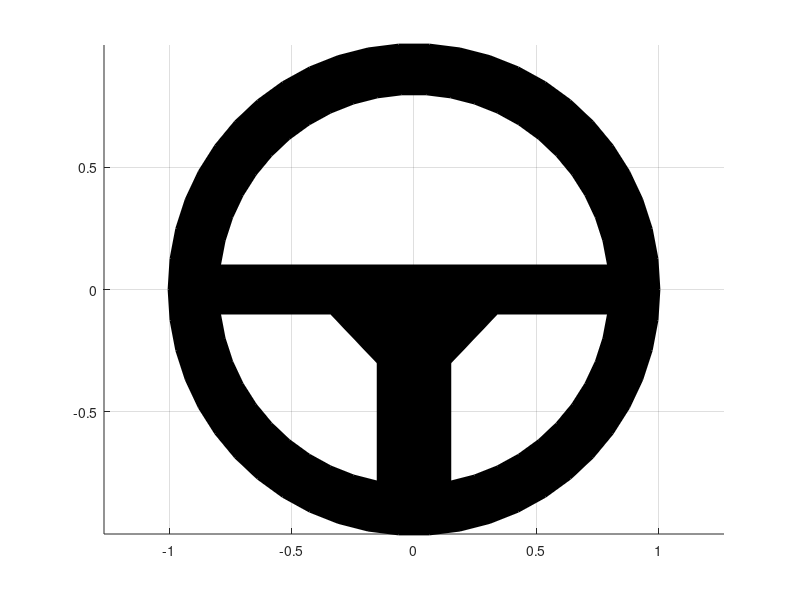

The MATLAB source for this figure:
%% 
% Define the steering wheel center and radius
center = [0 0];
radius = 1;

% Define the number of spokes for the wheel
spokes = 50;

% Define the angle for each spoke
theta = (2*pi)/spokes;

% Pre-allocate arrays to store the x and y coordinates of each spoke
x_spokes = zeros(spokes, 1);
y_spokes = zeros(spokes, 1);

x_spokes_internal = zeros(spokes, 1);
y_spokes_internal = zeros(spokes, 1);
% Generate the x and y coordinates of each spoke
for i = 1:spokes+1
    x_spokes(i) = center(1) + radius*cos((i-1)*theta);
    y_spokes(i) = center(2) + radius*sin((i-1)*theta);
    
    x_spokes_internal(i) = center(1) + (radius- 0.2)*cos((i-1)*theta);
    y_spokes_internal(i) = center(2) + (radius- 0.2)*sin((i-1)*theta);
end
X = [x_spokes, x_spokes_internal];
Y = [y_spokes, y_spokes_internal];
X_patch = [-0.8 0.8 0.8 0.34 0.15 0.15 -0.15 -0.15 -0.34 -0.8 -0.8];
Y_patch = [0.1 0.1 -0.1 -0.1 -0.3 -0.8 -0.8 -0.3 -0.1 -0.1 0.1];
save('coordinateX_steering.mat', 'X')
save('coordinateY_steering.mat', 'Y')
save('coordinateX_steering_patch.mat', 'X_patch')
save('coordinateY_steering_patch.mat', 'Y_patch')
% Create a patch object to represent the steering wheel
patch_handle = surface([x_spokes, x_spokes_internal], [y_spokes, y_spokes_internal], [y_spokes, y_spokes_internal].*0);
patch(X_patch, Y_patch, 'k')
% Set the patch properties to create a 3D-like appearance
set(patch_handle, 'EdgeColor', 'k', 'LineWidth', 2, 'FaceColor', 'k');

% Limit the axis and add a grid to the plot
axis equal
grid on